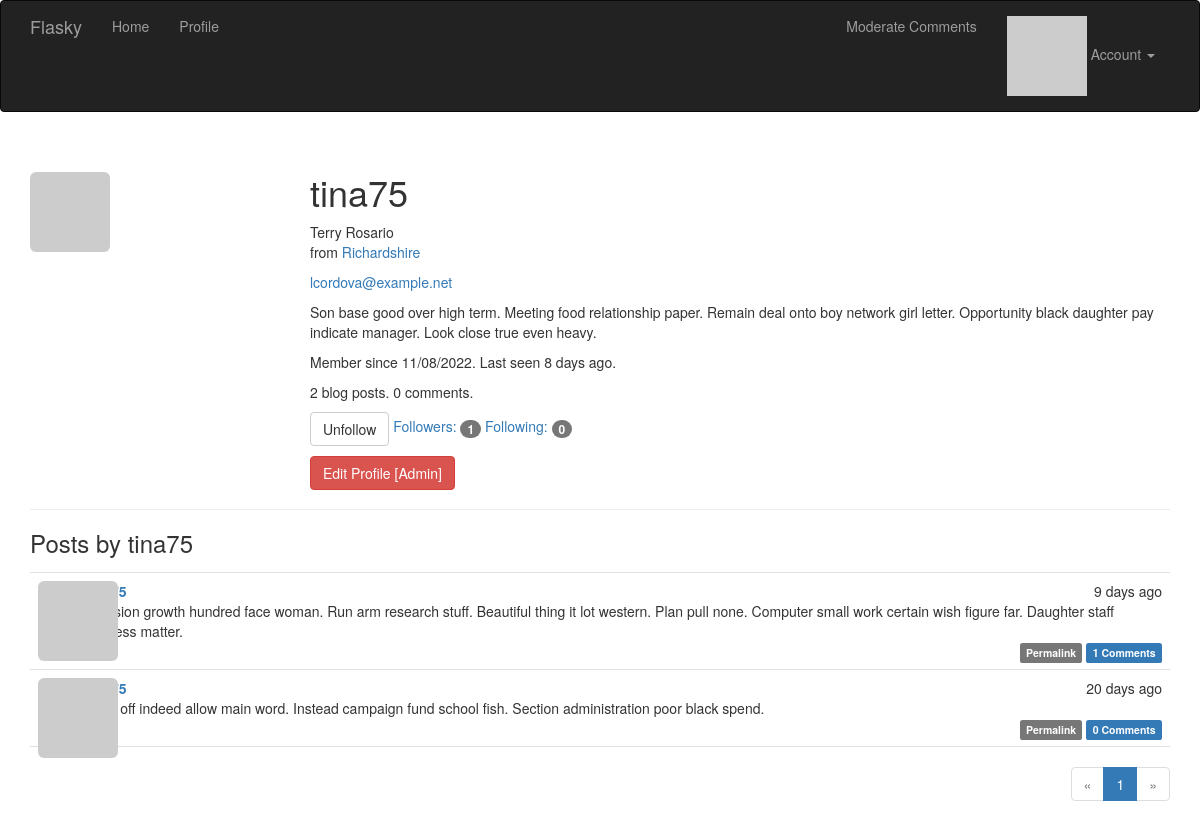
Page /user/tina75 (signed in) on the committed database.
### app/models.py (models this page shows, shortened)
class User(UserMixin, db.Model):
    __tablename__ = 'users'
    id = db.Column(db.Integer, primary_key=True)
    email = db.Column(db.String(64), unique=True, index=True)
    username = db.Column(db.String(64), unique=True, index=True)
    role_id = db.Column(db.Integer, db.ForeignKey('roles.id'))
    password_hash = db.Column(db.String(128))
    confirmed = db.Column(db.Boolean, default=False)
    name = db.Column(db.String(64))
    location = db.Column(db.String(64))
    about_me = db.Column(db.Text())
    member_since = db.Column(db.DateTime(), default=datetime.utcnow)
    last_seen = db.Column(db.DateTime(), default=datetime.utcnow)
    avatar_hash = db.Column(db.String(32))
    posts = db.relationship('Post', backref='author', lazy='dynamic')
    followed = db.relationship('Follow', foreign_keys=[Follow.follower_id],
                               backref=db.backref('follower', lazy='joined'),
                               lazy='dynamic',
                               cascade='all, delete-orphan')
    followers = db.relationship('Follow', foreign_keys=[Follow.followed_id],
                                backref=db.backref('followed', lazy='joined'),
                                lazy='dynamic',
                                cascade='all, delete-orphan')
    comments = db.relationship('Comment', backref='author', lazy='dynamic')
    @property
    def password(self):
        raise AttributeError('password is not a readable attribute')
    def can(self, perm):
        return self.role is not None and self.role.has_permission(perm)
    def is_administrator(self):
        return self.can(Permission.ADMIN)
    def ping(self):
        self.last_seen = datetime.utcnow()
        db.session.add(self)
    def gravatar_hash(self):
        return hashlib.md5(self.email.lower().encode('utf-8')).hexdigest()
    def gravatar(self, size=100, default='identicon', rating='g'):
        url = 'https://secure.gravatar.com/avatar'
        hash = self.avatar_hash or self.gravatar_hash()
        return '{url}/{hash}?s={size}&d={default}&r={rating}'.format(
            url=url, hash=hash, size=size, default=default, rating=rating)
    def is_following(self, user):
        if user.id is None:
            return False
        return self.followed.filter_by(followed_id=user.id).first() is not None

class Post(db.Model):
    __tablename__ = 'posts'
    id = db.Column(db.Integer, primary_key=True)
    body = db.Column(db.Text)
    body_html = db.Column(db.Text)
    timestamp = db.Column(db.DateTime, index=True, default=datetime.utcnow)
    author_id = db.Column(db.Integer, db.ForeignKey('users.id'))
    comments = db.relationship('Comment', backref='post', lazy='dynamic')

### app/main/views.py (the view)
@main.route('/user/<username>')
def user(username):
    user = User.query.filter_by(username=username).first_or_404()
    page = request.args.get('page', 1, type=int)
    pagination = user.posts.order_by(Post.timestamp.desc()).paginate(page=page,
                                                                     per_page=current_app.config[
                                                                         'FLASKY_POSTS_PER_PAGE'], error_out=False)
    posts = pagination.items
    return render_template('user.html', user=user, posts=posts, pagination=pagination)

### app/auth/views.py (called while the page is built)
@auth.before_app_request
def before_request():
    if current_user.is_authenticated:
        current_user.ping()
        if not current_user.confirmed \
                and request.endpoint \
                and request.blueprint != 'auth' \
                and request.endpoint != 'static':
            return redirect(url_for('auth.unconfirmed'))

### app/main/__init__.py (called while the page is built)
@main.app_context_processor
def inject_permissions():
    return dict(Permission=Permission)

### app/models.py (called while the page is built)
@login_manager.user_loader
def load_user(user_id):
    return User.query.get(int(user_id))

    def has_permission(self, perm):
        return self.permissions & perm == perm

### app/templates/user.html (shortened to what this page needs)
{% extends 'base.html' %}
{% import "_macros.html" as macros %}
{% block page_content %}
<div class="page-header">
    <img class="img-rounded profile-thumbnail" src="{{ user.gravatar(size=256) }}">
    <div class="profile-header">
        <h1>{{ user.username }}</h1>
        {% if user.name or user.location %}
        <p>
            {% if user.name %}{{ user.name }}<br>{% endif %}
            {% if user.location %}
                from <a href="http://maps.google.com/?q={{ user.location }}">{{ user.location }}</a><br>
            {% endif %}
        </p>
        {% endif %}
        {% if current_user.is_administrator() %}
        <p><a href="mailto:{{ user.email }}">{{ user.email }}</a></p>
        {% endif %}
        {% if user.about_me %}<p>{{ user.about_me }}</p>{% endif %}
        <p>Member since {{ moment(user.member_since).format('L') }}. Last seen {{ moment(user.last_seen).fromNow() }}.</p>
        <p>{{ user.posts.count() }} blog posts. {{ user.comments.count() }} comments.</p>
        <p>
            {% if current_user.can(Permission.FOLLOW) and user != current_user %}
                {% if not current_user.is_following(user) %}
                <a href="{{ url_for('.follow', username=user.username) }}" class="btn btn-primary">Follow</a>
                {% else %}
                <a href="{{ url_for('.unfollow', username=user.username) }}" class="btn btn-default">Unfollow</a>
                {% endif %}
            {% endif %}
            <a href="{{ url_for('.followers', username=user.username) }}">Followers: <span class="badge">{{ user.followers.count() - 1 }}</span></a>
            <a href="{{ url_for('.followed_by', username=user.username) }}">Following: <span class="badge">{{ user.followed.count() - 1}}</span></a>
        </p>
        <p>
            {% if current_user.is_administrator() %}
            <a class="btn btn-danger" href="{{ url_for('.edit_profile_admin', id=user.id) }}">Edit Profile [Admin]</a>
            {% endif %}
        </p>
    </div>
</div>
<h3>Posts by {{ user.username }}</h3>
{% include '_posts.html' %}
{% if pagination %}
<div class="pagination">
    {{ macros.pagination_widget(pagination, '.user', username=user.username) }}
</div>
{% endif %}
{% endblock %}

### app/templates/_posts.html
<ul class="posts">
    {% for post in posts %}
    <li class="post">
        <div class="post-thumbnail">
            <a href="{{ url_for('.user', username=post.author.username) }}">
                <img class="img-rounded profile-thumbnail" src="{{ post.author.gravatar(size=40) }}">
            </a>
        </div>
        <div class="post-content">
            <div class="post-date">{{ moment(post.timestamp).fromNow() }}</div>
            <div class="post-author"><a href="{{ url_for('.user', username=post.author.username) }}">{{ post.author.username }}</a></div>
            <div class="post-body">
                {% if post.body_html %}
                    {{ post.body_html | safe }}
                {% else %}
                    {{ post.body }}
                {% endif %}
            </div>
            <div class="post-footer">
                {% if current_user == post.author %}
                <a href="{{ url_for('.edit', id=post.id) }}">
                    <span class="label label-primary">Edit</span>
                </a>
                {% elif current_user.is_administrator() %}
                <a href="{{ url_for('.edit', id=post.id) }}">
                    <span class="label danger">Edit [Admin]</span>
                </a>
                {% endif %}
                <a href="{{ url_for('.post', id=post.id) }}">
                    <span class="label label-default">Permalink</span>
                </a>
                <a href="{{ url_for('.post', id=post.id)}}#comments">
                    <span class="label label-primary">{{ post.comments.count() }} Comments</span>
                </a>
            </div>
        </div>
    </li>
    {% endfor %}
</ul>

### app/static/styles.css (style rules this page uses)
.profile-thumbnail { position: absolute; }
.profile-header { min-height: 260px; margin-left: 280px; }
ul.posts { list-style-type: none; padding: 0px; margin: 16px 0px 0px 0px; border-top: 1px solid #e0e0e0; }
ul.posts li.post { padding: 8px; border-bottom: 1px solid #e0e0e0; }
div.post-date { float: right; }
div.post-author { font-weight: bold; }
div.post-thumbnail { position: absolute; }
div.post-content { margin-left: 48px; min-height: 48px; }
div.post-footer { text-align: right; }
div.pagination { width: 100%; text-align: right; padding: 0px; margin: 0px; }

### rows in the picture
User: username "tina75", name "Terry Rosario", location "Richardshire", email "lcordova@example.net", about_me "Son base good over high term. Meeting food relationship paper. Remain deal onto boy network girl letter. Opportunity black daughter pay indicate manager. Look close true even heavy.", member_since "11/08/2022", last_seen "8 days ago"
Post: timestamp "9 days ago", body "Decision growth hundred face woman. Run arm research stuff. Beautiful thing it lot western. Plan pull none. Computer small work certain wish figure far. Daughter staff success matter.", comments.count "1"
Post: timestamp "20 days ago", body "Exist off indeed allow main word. Instead campaign fund school fish. Section administration poor black spend.", comments.count "0"

### other values in the picture
{{ user.posts.count() }} "2"
{{ user.comments.count() }} "0"
{{ user.followers.count() - 1 }} "1"
{{ user.followed.count() - 1 }} "0"
{{ p }} "1"
